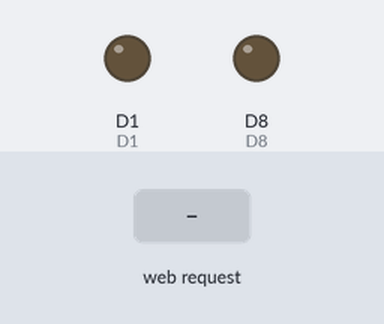
The sketch below on a simulated ESP8266 (NodeMCU). On the bench: output pins drawn as LEDs (lit = HIGH). The inputs (shaded band) are chosen by the test bench. WiFi joins after 1.5 s; servers stay silent unless stated; pins used as bus, display or sensor lines are not drawn; what the sketch prints to the serial monitor is not drawn.

Above: at 2.7 s.
2.8 s: HTTP request GET /toggle received
At 3.9 s:
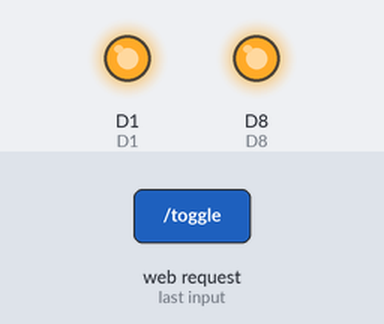
4.3 s: HTTP request GET /off received
At 5.1 s:
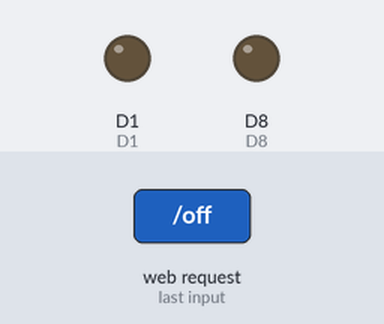
5.8 s: HTTP request GET /on received
At 6.2 s:
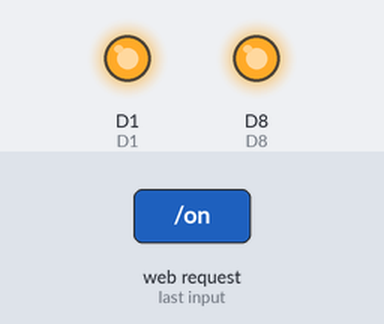
Timing chart, 0 to 8.8 s (numbered marks = the images above; inputs shaded):
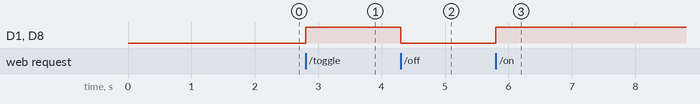

The sketch:

ESP8266-server.ino
```cpp
#include <ESP8266WiFi.h>
#include <WiFiClient.h>
#include <ESP8266WiFiMulti.h>
#include <ESP8266mDNS.h>
#include <ESP8266WebServer.h>   // Include the WebServer library

ESP8266WiFiMulti wifiMulti;     // Create an instance of the ESP8266WiFiMulti class, called 'wifiMulti'

ESP8266WebServer server(80);    // Create a webserver object that listens for HTTP request on port 80

static const uint8_t D1 = 5;
static const uint8_t D4 = 2;
static const uint8_t D5 = 14;
static const uint8_t D8 = 15;

void handleRoot();              // function prototypes for HTTP handlers
void handleNotFound();

void setup(void){
  pinMode(D1, OUTPUT);
  pinMode(D4, OUTPUT);
  pinMode(D5, OUTPUT);
  pinMode(D8, OUTPUT);

  Serial.begin(115200);         // Start the Serial communication to send messages to the computer
  delay(10);
  Serial.println('\n');

  wifiMulti.addAP("PiNet", "PiNet3295");   // add Wi-Fi networks you want to connect to

  Serial.println("Connecting ...");
  int i = 0;
  while (wifiMulti.run() != WL_CONNECTED) { // Wait for the Wi-Fi to connect: scan for Wi-Fi networks, and connect to the strongest of the networks above
    delay(250);
    Serial.print('.');
  }
  Serial.println('\n');
  Serial.print("Connected to ");
  Serial.println(WiFi.SSID());              // Tell us what network we're connected to
  Serial.print("IP address:\t");
  Serial.println(WiFi.localIP());           // Send the IP address of the ESP8266 to the computer

  if (MDNS.begin("esp8266")) {              // Start the mDNS responder for esp8266.local
    Serial.println("mDNS responder started");
  } else {
    Serial.println("Error setting up MDNS responder!");
  }

  server.on("/", handleRoot);               // Call the 'handleRoot' function when a client requests URI "/"
  server.on("/toggle", toggle);
  server.on("/on", turnOn);
  server.on("/off", turnOff);
  server.onNotFound(handleNotFound);        // When a client requests an unknown URI (i.e. something other than "/"), call function "handleNotFound"

  server.begin();                           // Actually start the server
  Serial.println("HTTP server started");
}

void loop(void){
  server.handleClient();                    // Listen for HTTP requests from clients
}

void handleRoot() {
  server.send(200, "text/plain", "Hello world!");   // Send HTTP status 200 (Ok) and send some text to the browser/client
}

void toggle() {
  digitalWrite(D1, !digitalRead(D1));
  digitalWrite(D4, !digitalRead(D4));
  digitalWrite(D5, !digitalRead(D5));
  digitalWrite(D8, !digitalRead(D8));

  server.send(200, "text/plain", "toggled");
}

void turnOn() {
  digitalWrite(D1, HIGH);
  digitalWrite(D4, HIGH);
  digitalWrite(D5, HIGH);
  digitalWrite(D8, HIGH);

  server.send(200, "text/plain", "on");
}

void turnOff() {
  digitalWrite(D1, LOW);
  digitalWrite(D4, LOW);
  digitalWrite(D5, LOW);
  digitalWrite(D8, LOW);

  server.send(200, "text/plain", "off");
}

void handleNotFound(){
  server.send(404, "text/plain", "404: Not found"); // Send HTTP status 404 (Not Found) when there's no handler for the URI in the request
}
```

Measured:
- after the input at 2.8 s, D1, D8: LOW → HIGH at once
- after the input at 4.3 s, D1, D8: HIGH → LOW at once
- after the input at 5.8 s, D1, D8: LOW → HIGH at once
